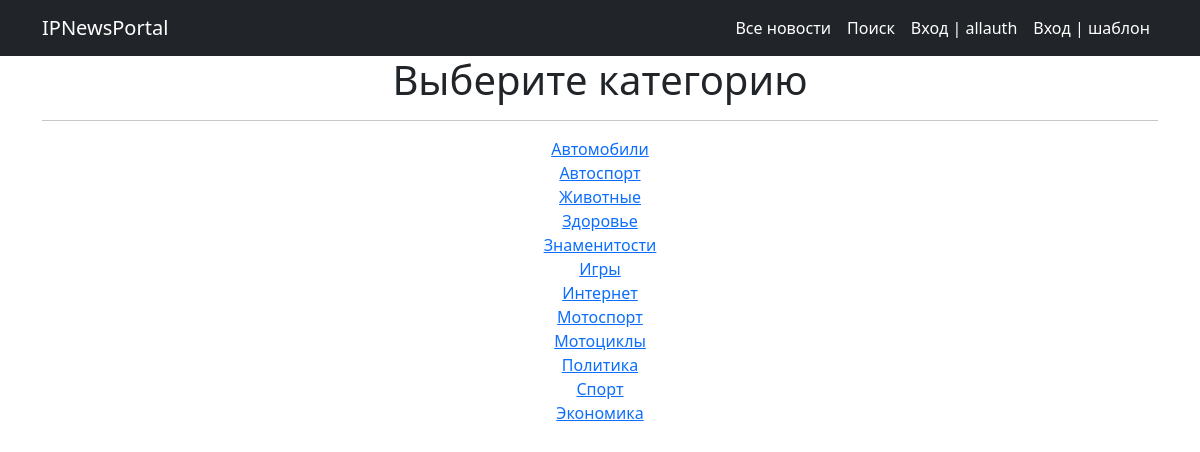
The app's page /news/categories with its own data.
### PortalApp/models.py (models this page shows)
class Category(models.Model):
    category_name = models.CharField(max_length=100, unique=True)
    subscribers = models.ManyToManyField(User, through='CategorySubscriber')
    def __str__(self):
        return self.category_name

### PortalApp/views.py (the view)
# urls.py: path('categories', CategoriesList.as_view(), name='categories_subscribe'),
class CategoriesList(ListView):
    model = Category
    queryset = Category.objects.all()
    ordering = 'category_name'
    template_name = 'categories.html'
    context_object_name = 'categories'

### templates/categories.html
{% extends 'flatpages/default.html' %}
{% block content %}
<h1>Выберите категорию</h1>
<hr>
{% if categories %}
    {% for category in categories %}
        <a href="/news/categories/{{ category.id }}">{{ category }}</a><br>
    {% endfor %}
{% else %}
    <h2>Нет категорий</h2>
{% endif%}
{% endblock content %}

### records on screen
Category: category_name "Автомобили"
Category: category_name "Автоспорт"
Category: category_name "Животные"
Category: category_name "Здоровье"
Category: category_name "Знаменитости"
Category: category_name "Игры"
Category: category_name "Интернет"
Category: category_name "Мотоспорт"
Category: category_name "Мотоциклы"
Category: category_name "Политика"
Category: category_name "Спорт"
Category: category_name "Экономика"
